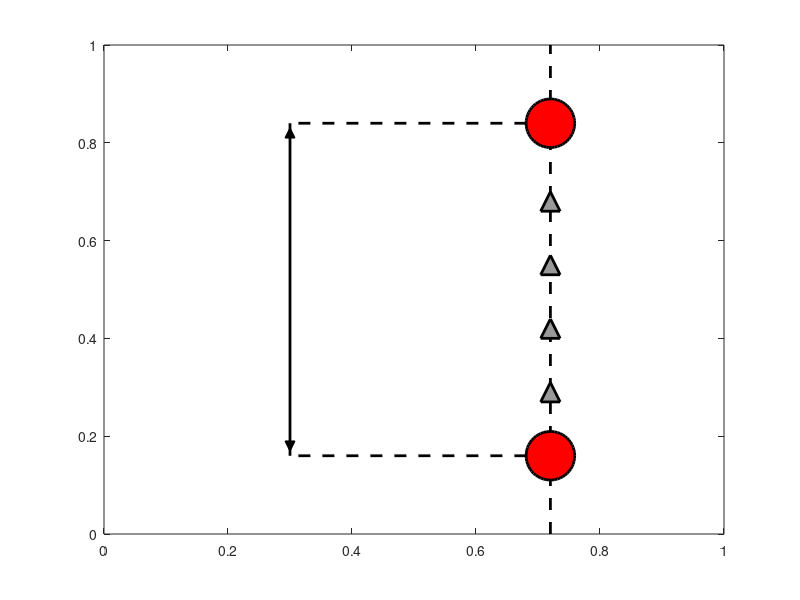

This figure's MATLAB source:
%% plot the intention... easier than this stupid gimp
clear all;
close all;
figure('position',[300 300 380 340]);
axes('box','on','Color',[0.467 0.675 0.188],'XTickLabelMode','manual',...
    'YTickLabelMode','manual','XTickMode','manual','YTickMode','manual');
xlim([0 1])
ylim([0 1])
hold on
plot([0.72 0.72],[0 1],'--','LineWidth',2,'Color','k')
plot([0.72 0.3],[0.84 0.84],'--','LineWidth',2,'Color','k')
plot([0.72 0.3],[0.16 0.16],'--','LineWidth',2,'Color','k')
plot([0.3 0.3],[0.16 0.84],'-','LineWidth',2,'Color','k')
plot([0.3],[0.82],'^','MarkerFaceColor','k','MarkerEdgeColor','k',...
    'MarkerSize',7,'LineWidth',1)
plot([0.3],[0.18],'v','MarkerFaceColor','k','MarkerEdgeColor','k',...
    'MarkerSize',7,'LineWidth',1)
plot(0.72,0.84,'o','MarkerFaceColor','red','MarkerEdgeColor','k',...
    'MarkerSize',35,'LineWidth',2)
plot(0.72,0.16,'o','MarkerFaceColor','red','MarkerEdgeColor','k',...
    'MarkerSize',35,'LineWidth',2)
plot([0.72 0.72 0.72 0.72],[0.29 0.42 0.55 0.68],'^','MarkerFaceColor',[0.6 0.6 0.6],'MarkerEdgeColor','k',...
    'MarkerSize',14,'LineWidth',2)

